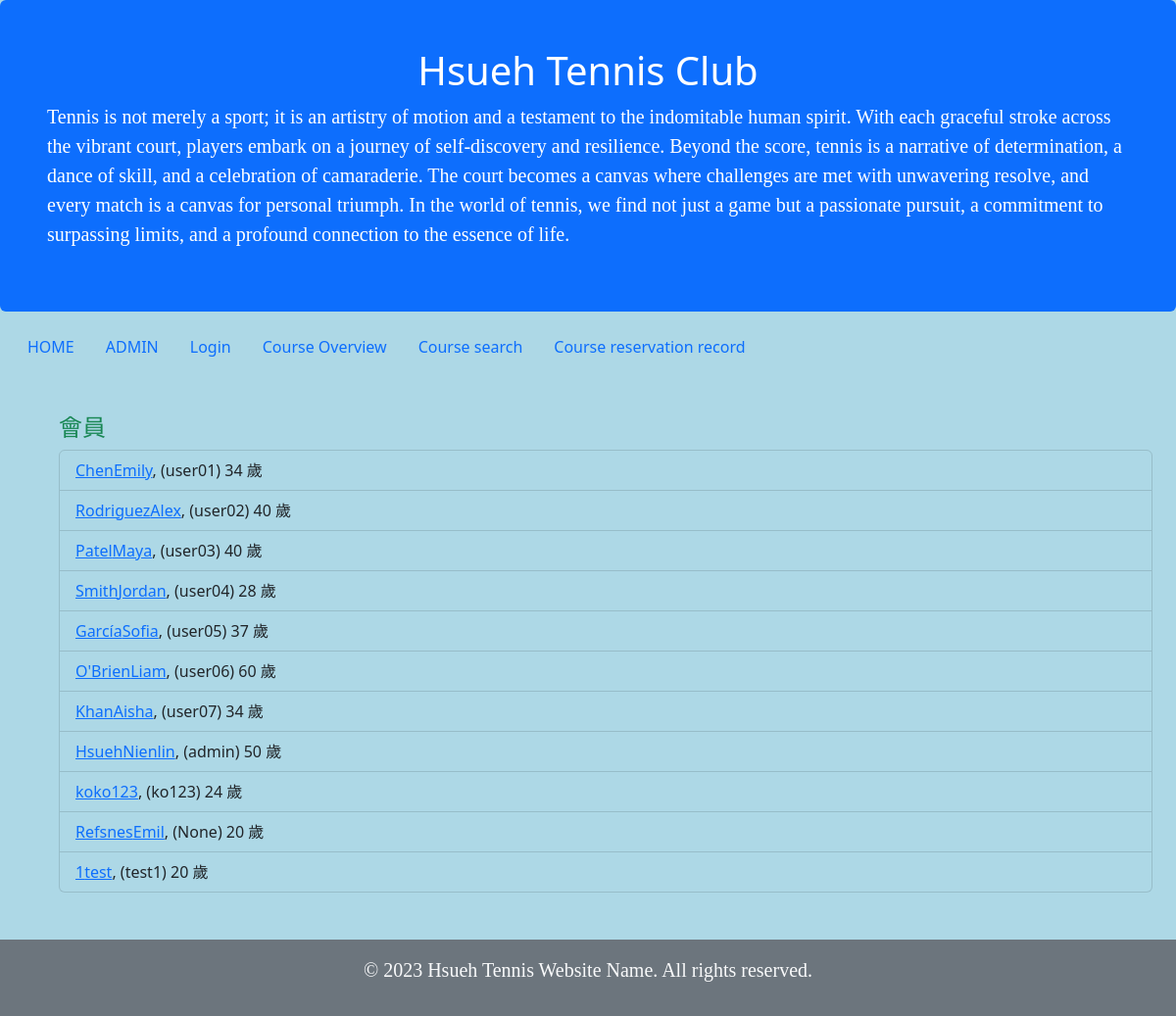
The page /members/ on the database its author committed.
### members/models.py (models this page shows, shortened)
class Member(models.Model):
    user = models.OneToOneField(User, on_delete=models.CASCADE, default= None, blank=True, null=True)
    firstname = models.CharField(max_length=255)
    lastname = models.CharField(max_length=255)
    phone = models.IntegerField(null=True)
    joined_date = models.DateField(null=True)
    age = models.IntegerField(default=20)

### members/views.py (the view)
# urls.py: path('members/', views.members, name='members'),
def members(request):
    mymembers = Member.objects.all()
    template = loader.get_template('all_members.html')
    context = {
      'mymembers': mymembers,
    }
    return HttpResponse(template.render(context, request))

### members/templates/all_members.html (shortened to what this page needs)
{% extends "master.html" %}
{% block content %}
<div class='container m-5'>
  <h4 class='text-success'>會員</h4>
      <ul class="list-group">
        {% for x in mymembers %}
          <li class="list-group-item  bg-transparent"><a href="details/{{ x.id }}">{{ x.lastname }}{{ x.firstname }}</a>, ({{ x.user }}) {{x.age}} 歲</li>
        {% endfor %}
      </ul>
</div>
{% endblock %}

### static/css/club.css (style rules this page uses)
body { background-color: lightblue; }

### rows shown on the page
Member: lastname "Chen", firstname "Emily", user "user01", age "34"
Member: lastname "Rodriguez", firstname "Alex", user "user02", age "40"
Member: lastname "Patel", firstname "Maya", user "user03", age "40"
Member: lastname "Smith", firstname "Jordan", user "user04", age "28"
Member: lastname "García", firstname "Sofia", user "user05", age "37"
Member: lastname "O'Brien", firstname "Liam", user "user06", age "60"
Member: lastname "Khan", firstname "Aisha", user "user07", age "34"
Member: lastname "Hsueh", firstname "Nienlin", user "admin", age "50"
Member: lastname "ko", firstname "ko123", user "ko123", age "24"
Member: lastname "Refsnes", firstname "Emil", user "None", age "20"
Member: lastname "1", firstname "test", user "test1", age "20"
